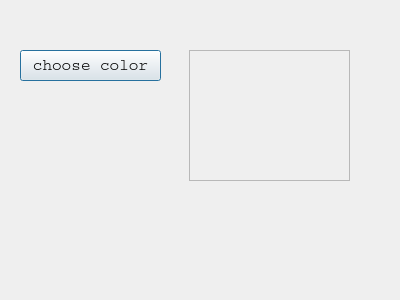
<?xml version="1.0" encoding="UTF-8"?>
<ui version="4.0">
 <class>Dialog</class>
 <widget class="QDialog" name="Dialog">
  <property name="geometry">
   <rect>
    <x>0</x>
    <y>0</y>
    <width>400</width>
    <height>300</height>
   </rect>
  </property>
  <property name="windowTitle">
   <string>Dialog</string>
  </property>
  <widget class="QPushButton" name="pushButtoncolor">
   <property name="geometry">
    <rect>
     <x>20</x>
     <y>50</y>
     <width>141</width>
     <height>31</height>
    </rect>
   </property>
   <property name="font">
    <font>
     <family>Courier</family>
     <pointsize>12</pointsize>
    </font>
   </property>
   <property name="text">
    <string>choose color</string>
   </property>
  </widget>
  <widget class="QFrame" name="framecolor">
   <property name="geometry">
    <rect>
     <x>189</x>
     <y>50</y>
     <width>161</width>
     <height>131</height>
    </rect>
   </property>
   <property name="frameShape">
    <enum>QFrame::StyledPanel</enum>
   </property>
   <property name="frameShadow">
    <enum>QFrame::Raised</enum>
   </property>
  </widget>
  <widget class="QLabel" name="labelcolor">
   <property name="geometry">
    <rect>
     <x>43</x>
     <y>230</y>
     <width>311</width>
     <height>41</height>
    </rect>
   </property>
   <property name="text">
    <string/>
   </property>
  </widget>
 </widget>
 <resources/>
 <connections/>
</ui>
